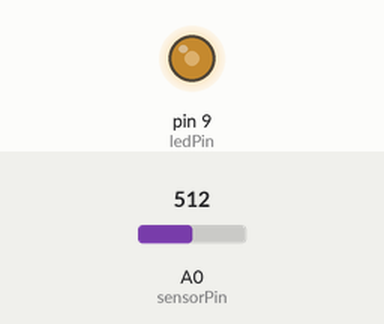
This sketch was run on a simulated Arduino Uno, built with avr-gcc and run on an emulated ATmega328P. Parts: output pins drawn as LEDs (lit = HIGH). The test bench sets the inputs (shaded band); at power-on: A0 (sensorPin) = 512. What the sketch prints to the serial monitor is not drawn.

Above: at 1.2 s.
1.3 s: A0 (sensorPin) set to 413
At 2.6 s:
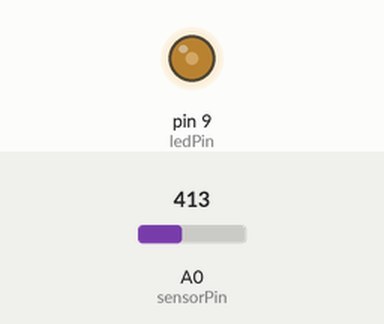
4.3 s: A0 (sensorPin) set to 383
At 4.8 s:
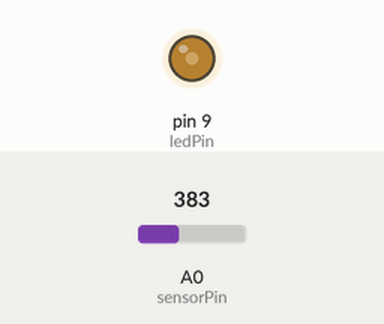
6.0 s: A0 (sensorPin) set to 105
At 7.2 s:
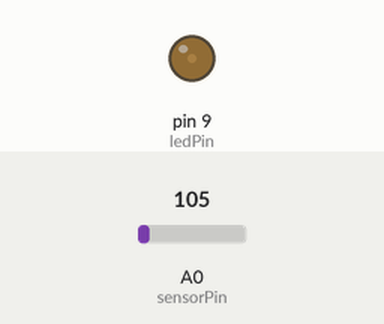
7.5 s: A0 (sensorPin) set to 93
At 8.5 s:
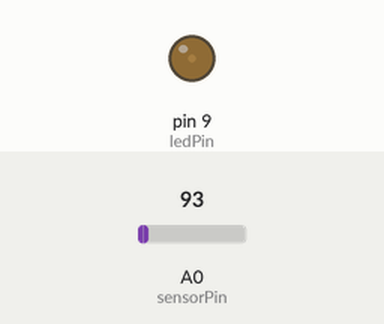
9.3 s: A0 (sensorPin) set to 0
At 9.7 s:
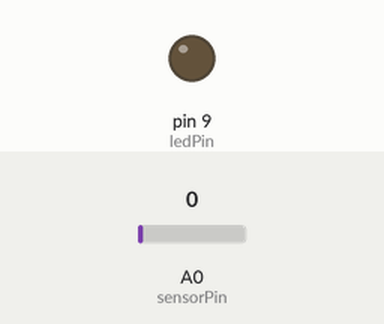
10.8 s: A0 (sensorPin) set to 8
At 12.0 s:
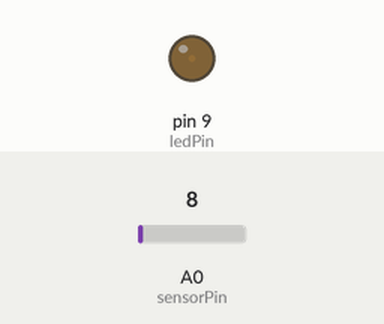
12.3 s: A0 (sensorPin) set to 11
Timing chart, 0 to 15.1 s (numbered marks = the images above; inputs shaded):
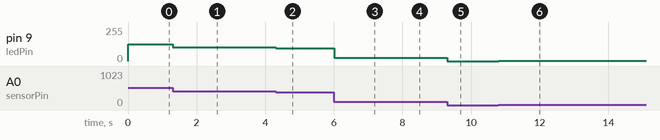

Measured:
- after the input at 1.3 s, pin 9 (ledPin): 127/255 → 102/255 at once
- after the input at 4.3 s, pin 9 (ledPin): 102/255 → 95/255 at once
- after the input at 6.0 s, pin 9 (ledPin): 95/255 → 26/255 at once
- after the input at 7.5 s, pin 9 (ledPin): 26/255 → 23/255 at once
- after the input at 9.3 s, pin 9 (ledPin): 23/255 → 0/255 at once
- after the input at 10.8 s, pin 9 (ledPin): 0/255 → 1/255 at once
- after the input at 12.3 s, pin 9 (ledPin): 1/255 → 2/255 at once

The sketch:

photoresistor.ino
```cpp
/*
 * Photoresistor
 *
 * Determine the LED brightness based on the photosensor.
 *
 * Jim Palomo
 */

const int sensorPin = 0;
const int ledPin = 9;

int lightLevel;
int calibratedLightLevel; // store calibrated light level
int maxThreshold = 0;     // store max light level
int minThreshold = 1023;  // store min light level

void setup() {
  pinMode(ledPin, OUTPUT);  // LED Pin (9) as output
  Serial.begin(9600);
}

void loop() {
  lightLevel = analogRead(sensorPin); // read provided voltage on pin 0
  Serial.print(lightLevel);
  //autoRange();  // check max/min values for light level

  // light level from 0-1023 to 0-255 range
  calibratedLightLevel = map(lightLevel, maxThreshold,
                              minThreshold, 0, 255);

  Serial.print("\t");
  Serial.print(calibratedLightLevel); // print out calibrated light value

  analogWrite(ledPin, calibratedLightLevel);  // set led level to value of lightlevel input
}

// autoRange: used to calibrate light levels
void autoRange() {
  if (lightLevel < minThreshold)  // update minThreshold
    minThreshold = lightLevel;

  if (lightLevel > maxThreshold)  // update maxThreshold
    maxThreshold = lightLevel;

  lightLevel = map(lightLevel, minThreshold, maxThreshold, 0, 255);
  lightLevel = constrain(lightLevel, 0, 255);

}
```
